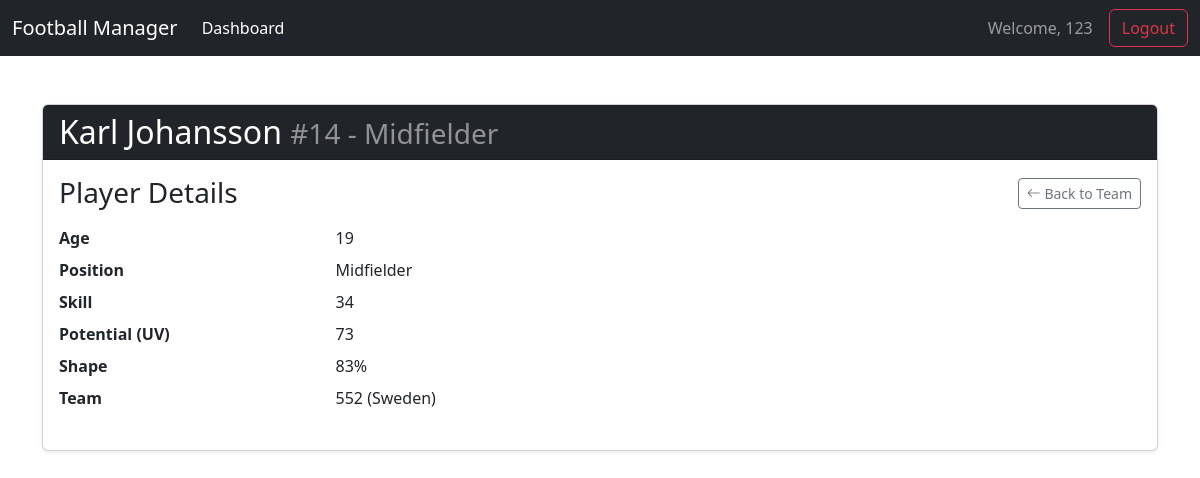
Screenshot of /player/1 (signed in) with the database file from the repository.
### app/models.py (models this page shows)
class Player(db.Model):
    id = db.Column(db.Integer, primary_key=True)
    name = db.Column(db.String(100), nullable=False)
    age = db.Column(db.Integer, nullable=False)
    position = db.Column(db.Enum(Position), nullable=False)
    skill = db.Column(db.Integer, nullable=False)
    potential = db.Column(db.Integer, nullable=False) # "UV" (utvecklingsvärde)
    shape = db.Column(db.Integer, nullable=False)
    shirt_number = db.Column(db.Integer, nullable=False)
    team_id = db.Column(db.Integer, db.ForeignKey('team.id'), nullable=False)

class Team(db.Model):
    id = db.Column(db.Integer, primary_key=True)
    name = db.Column(db.String(100), unique=True, nullable=False)
    country = db.Column(db.String(50), nullable=False)
    user_id = db.Column(db.Integer, db.ForeignKey('user.id'), nullable=False)
    players = db.relationship('Player', backref='team', lazy=True, cascade="all, delete-orphan")
    league = db.Column(db.String(100), default="Xtreme League")
    division = db.Column(db.String(50), default="Division 6:5")
    season = db.Column(db.Integer, default=77)

### app/routes_game.py (the view)
@game_bp.route('/player/<int:player_id>')
def player_page(player_id):
    if 'username' not in session:
        return redirect(url_for('auth_bp.login'))
    player = Player.query.get_or_404(player_id)
    user = User.query.filter_by(username=session['username']).first()
    if player.team.user_id != user.id:
        flash("You do not have permission to view this player.", "danger")
        return redirect(url_for('game_bp.dashboard'))
    return render_template('player_page.html', player=player)

### app/__init__.py (called while the page is built)
def create_app():
    app = Flask(__name__)
    app.config['SECRET_KEY'] = 'a_very_secret_key_for_development'
    app.config['SQLALCHEMY_DATABASE_URI'] = 'sqlite:///' + os.path.join(basedir, 'database.db')
    db.init_app(app)
    from .routes_auth import auth_bp
    from .routes_game import game_bp
    app.register_blueprint(auth_bp)
    app.register_blueprint(game_bp)
    @app.context_processor
    def inject_selected_team():
        if 'selected_team_id' in session:
            from .models import Team
            selected_team = Team.query.get(session['selected_team_id'])
            return dict(selected_team=selected_team)
        return dict(selected_team=None)
    return app

### app/templates/player_page.html (shortened to what this page needs)
{% extends "base.html" %}
{% block content %}
<div class="card shadow-sm">
    <div class="card-header bg-dark text-white">
        <h1 class="h2 mb-0">{{ player.name }} <small class="text-white-50">#{{ player.shirt_number }} - {{ player.position.value }}</small></h1>
    </div>
    <div class="card-body">
        <div class="d-flex justify-content-between align-items-center mb-3">
            <h3 class="card-title mb-0">Player Details</h3>
            <a href="{{ url_for('game_bp.team_page', team_id=player.team.id) }}" class="btn btn-outline-secondary btn-sm">
                <i class="bi bi-arrow-left"></i> Back to Team
            </a>
        </div>
        <dl class="row">
            <dt class="col-sm-3">Age</dt>
            <dd class="col-sm-9">{{ player.age }}</dd>
            <dt class="col-sm-3">Position</dt>
            <dd class="col-sm-9">{{ player.position.value }}</dd>
            <dt class="col-sm-3">Skill</dt>
            <dd class="col-sm-9">{{ player.skill }}</dd>
            <dt class="col-sm-3">Potential (UV)</dt>
            <dd class="col-sm-9">{{ player.potential }}</dd>
            <dt class="col-sm-3">Shape</dt>
            <dd class="col-sm-9">{{ player.shape }}%</dd>
            <dt class="col-sm-3">Team</dt>
            <dd class="col-sm-9">{{ player.team.name }} ({{ player.team.country }})</dd>
        </dl>
    </div>
</div>
{% endblock %}

### app/templates/base.html (style rules this page uses)
body { background-image: url('https://images.pexels.com/photos/114296/pexels-photo-114296.jpeg'); background-size: cover; background-position: center; background-attachment: fixed; padding-top: 80px; }

### rows the page displays
Player: name "Karl Johansson", shirt_number "14", position.value "Midfielder", age "19", skill "34", potential "73", shape "83"
Team: team.name "552", team.country "Sweden"

### other values shown
{{ session.username }} "123"
